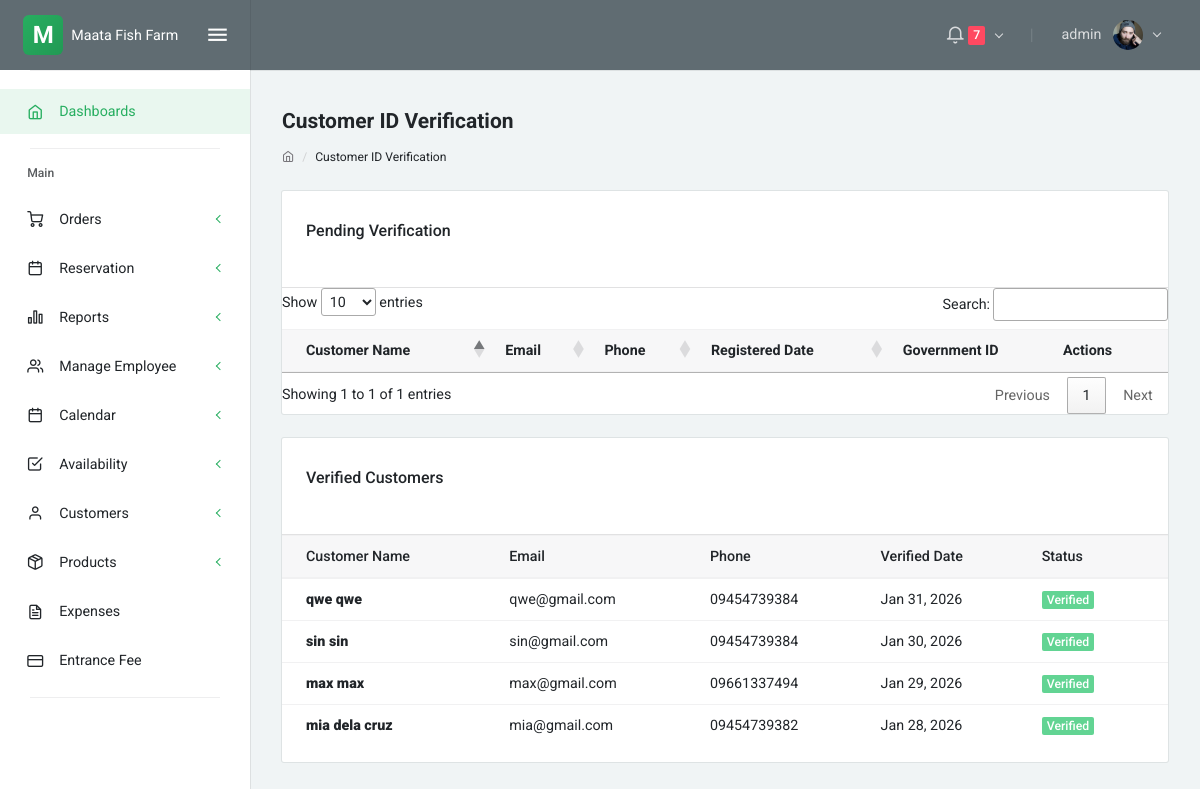
The page /customer_id_verification.php (signed in) on the database its author committed.
### tables this page shows
CREATE TABLE `users` (
  `id` int(11) NOT NULL,
  `username` varchar(50) NOT NULL,
  `email` varchar(100) NOT NULL,
  `password` varchar(255) NOT NULL,
  `full_name` varchar(100) DEFAULT NULL,
  `role` enum('admin','staff','manager') DEFAULT 'staff',
  `status` enum('active','inactive') DEFAULT 'active',
  `created_at` timestamp NOT NULL DEFAULT current_timestamp(),
  `updated_at` timestamp NOT NULL DEFAULT current_timestamp() ON UPDATE current_timestamp()
);

CREATE TABLE `customers` (
  `id` int(11) NOT NULL,
  `first_name` varchar(50) NOT NULL,
  `last_name` varchar(50) NOT NULL,
  `email` varchar(100) DEFAULT NULL,
  `phone` varchar(20) DEFAULT NULL,
  `address` text DEFAULT NULL,
  `barangay` varchar(100) DEFAULT NULL,
  `municipality` varchar(100) DEFAULT NULL,
  `created_at` timestamp NOT NULL DEFAULT current_timestamp(),
  `updated_at` timestamp NOT NULL DEFAULT current_timestamp() ON UPDATE current_timestamp(),
  `password` varchar(45) DEFAULT NULL,
  `customer_type` enum('online_customer','diner') DEFAULT 'online_customer',
  `government_id_image` varchar(500) DEFAULT NULL,
  `government_id_verified` tinyint(1) DEFAULT 0,
  `id_verification_date` timestamp NULL DEFAULT NULL
);

### customer_id_verification.php (the view, shortened to what this page needs)
<?php
include 'partials/head.php';
?>
<link rel="stylesheet" href="https://cdn.datatables.net/1.13.7/css/jquery.dataTables.min.css">
<?php include 'partials/sidenav.php'; ?>
<?php include 'partials/navbar.php'; ?>
<div class="layout-content">
    <div class="container-fluid flex-grow-1 container-p-y">
        <h4 class="font-weight-bold py-3 mb-0">Customer ID Verification</h4>
        <div class="text-muted small mt-0 mb-4 d-block breadcrumb">
            <ol class="breadcrumb">
                <li class="breadcrumb-item"><a href="index.php"><i class="feather icon-home"></i></a></li>
                <li class="breadcrumb-item active">Customer ID Verification</li>
            </ol>
        </div>
        <div class="card mb-4">
            <div class="card-header">
                <h5 class="card-header-title">Pending Verification</h5>
            </div>
            <div class="table-responsive">
                <table class="table table-hover" id="pendingTable">
                    <thead class="thead-light">
                        <tr>
                            <th>Customer Name</th>
                            <th>Email</th>
                            <th>Phone</th>
                            <th>Registered Date</th>
                            <th>Government ID</th>
                            <th>Actions</th>
                        </tr>
                    </thead>
                        <?php
                        require 'config/db.php';
                        ?>
                </table>
            </div>
        </div>
        <div class="card">
            <div class="card-header">
                <h5 class="card-header-title">Verified Customers</h5>
            </div>
            <div class="table-responsive">
                <table class="table table-hover" id="verifiedTable">
                    <thead class="thead-light">
                        <tr>
                            <th>Customer Name</th>
                            <th>Email</th>
                            <th>Phone</th>
                            <th>Verified Date</th>
                            <th>Status</th>
                        </tr>
                    </thead>
                    <tbody>
                        <?php
                        $query = "SELECT id, CONCAT(first_name, ' ', last_name) as name, email, phone, id_verification_date
                                 FROM customers
                                 WHERE government_id_verified = 1 AND government_id_image IS NOT NULL
                                 ORDER BY id_verification_date DESC";
                        $result = $conn->query($query);
                        if ($result && $result->num_rows > 0) {
                            while ($row = $result->fetch_assoc()) {
                                echo "
                                    <tr>
                                        <td><strong>" . htmlspecialchars($row['name']) . "</strong></td>
                                        <td>" . htmlspecialchars($row['email']) . "</td>
                                        <td>" . htmlspecialchars($row['phone']) . "</td>
                                        <td>" . ($row['id_verification_date'] ? date('M d, Y', strtotime($row['id_verification_date'])) : 'N/A') . "</td>
                                        <td><span class='badge badge-success'>Verified</span></td>
                                    </tr>
                                ";
                            }
                        } else {
                            echo "<tr><td colspan='5' class='text-center text-muted py-4'>No verified customers yet</td></tr>";
                        }
                        ?>
                    </tbody>
                </table>
            </div>
        </div>
    </div>
    <?php include 'partials/footer.php'; ?>

### partials/navbar.php (shortened to what this page needs)
<?php
require_once __DIR__ . '/../config/db.php';
$user_id = $_SESSION['user_id'] ?? null;
$nav_user = null;
if ($user_id) {
    $u_stmt = $conn->prepare('SELECT id, username, full_name FROM users WHERE id = ? LIMIT 1');
    if ($u_stmt) {
        $u_stmt->bind_param('i', $user_id);
        $u_stmt->execute();
        if (method_exists($u_stmt, 'get_result')) {
            $u_res = $u_stmt->get_result();
            $nav_user = $u_res->fetch_assoc();
        } else {
            $u_stmt->bind_result($nid, $nusername, $nfull_name);
            if ($u_stmt->fetch()) {
                $nav_user = ['id' => $nid, 'username' => $nusername, 'full_name' => $nfull_name];
            }
        }
    }
}
$pending_count = 0;
$status = 'pending';
$pc_stmt = $conn->prepare('SELECT COUNT(*) as cnt FROM reservations WHERE status = ?');
if ($pc_stmt) {
    $pc_stmt->bind_param('s', $status);
    $pc_stmt->execute();
    $pc_res = $pc_stmt->get_result();
    $pending_count = (int)($pc_res->fetch_assoc()['cnt'] ?? 0);
}
?>
<div class="layout-container">
    <nav class="layout-navbar navbar navbar-expand-lg align-items-lg-center bg-dark container-p-x" id="layout-navbar">
        <div class="navbar-collapse collapse" id="layout-navbar-collapse">
            <div class="navbar-nav align-items-lg-center ml-auto">
                <div class="demo-navbar-notifications nav-item dropdown mr-lg-3">
                    <a class="nav-link dropdown-toggle" href="javascript:void(0);" data-toggle="dropdown" aria-haspopup="true" aria-expanded="false" style="cursor: pointer; pointer-events: auto;">
                        <i class="feather icon-bell navbar-icon align-middle"></i>
                        <?php if ($pending_count > 0): ?>
                        <span class="badge badge-danger"><?php echo $pending_count; ?></span>
                        <?php endif; ?>
                    </a>
                </div>
                <div class="nav-item d-none d-lg-block text-big font-weight-light line-height-1 opacity-25 mr-3 ml-1">|</div>
                <div class="demo-navbar-user nav-item dropdown">
                    <a class="nav-link dropdown-toggle" href="javascript:void(0);" data-toggle="dropdown" aria-haspopup="true" aria-expanded="false" style="cursor: pointer; pointer-events: auto;">
                        <span class="d-inline-flex flex-lg-row-reverse align-items-center align-middle">
                            <img src="assets/img/avatars/1.png" alt class="d-block ui-w-30 rounded-circle">
                            <span class="px-1 mr-lg-2 ml-2 ml-lg-0"><?php echo htmlspecialchars(
                                ($user['full_name'] ?? $user['username'] ?? null) ?: ($nav_user['full_name'] ?? $nav_user['username'] ?? 'Admin')
                            ); ?></span>
                        </span>
                    </a>
                </div>
            </div>
        </div>
    </nav>

### assets/css/uikit.css (style rules this page uses)
.ui-w-30 { width: 30px !important; height: auto; }
.card-header + .table-responsive tr td:first-child, .card-header + .table-responsive tr th:first-child { padding-left: 1.5rem; }
.card-header + .table-responsive tr td:last-child, .card-header + .table-responsive tr th:last-child { padding-right: 1.5rem; }

### partials/head.php (style rules this page uses)
:root { --primary-color: #27ae60; --primary-dark: #229954; --primary-light: #52be80; }
a { color: #27ae60; }
.layout-navbar { position: relative; z-index: 1030 !important; overflow: visible !important; }
.layout-navbar .navbar-nav { overflow: visible !important; }
.layout-navbar .dropdown { position: relative; overflow: visible !important; }
.navbar-collapse { overflow: visible !important; }

### rows shown on the page
users: full_name "admin"
customers: name "qwe qwe", email "qwe@gmail.com", phone "09454739384", id_verification_date "Jan 31, 2026"
customers: name "sin sin", email "sin@gmail.com", phone "09454739384", id_verification_date "Jan 30, 2026"
customers: name "max max", email "max@gmail.com", phone "09661337494", id_verification_date "Jan 29, 2026"
customers: name "mia dela cruz", email "mia@gmail.com", phone "09454739382", id_verification_date "Jan 28, 2026"

### other values the page prints
$pending_count "7"
